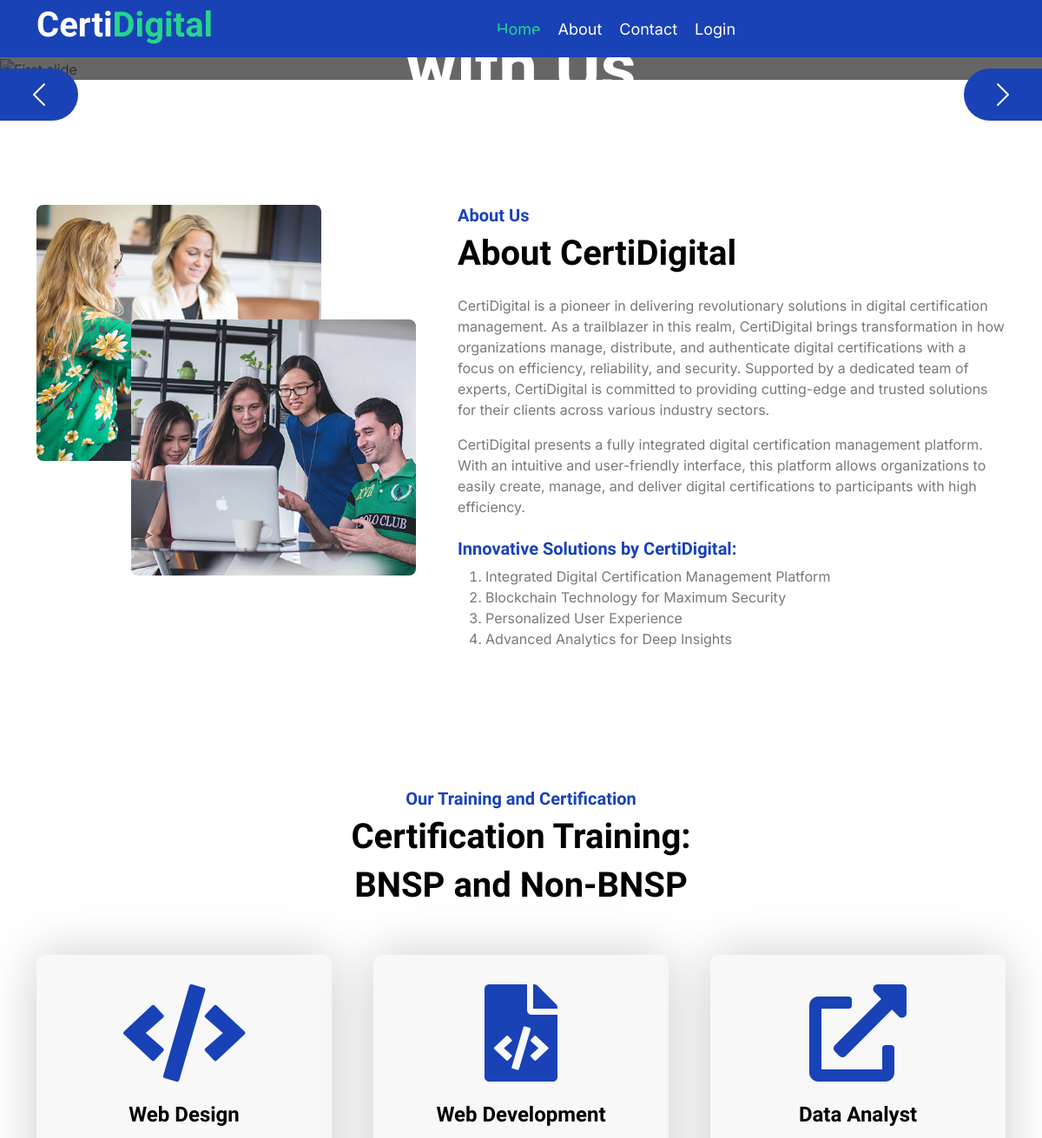
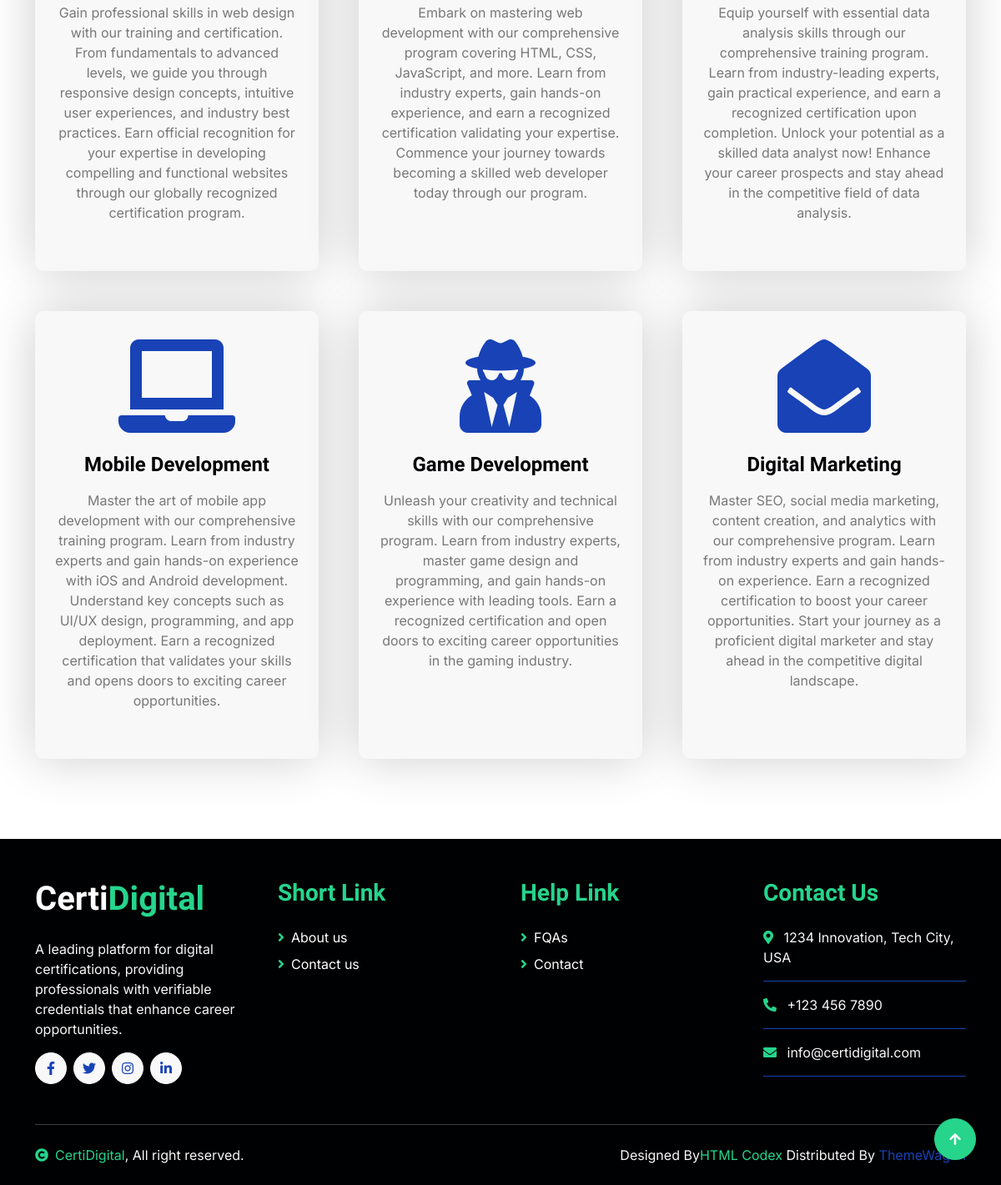
The page / on the database its author committed (2 pictures, top to bottom).
### tables this page shows
CREATE TABLE `tbl_skema` (
  `id_skema` int(11) NOT NULL,
  `nama_skema` varchar(50) NOT NULL,
  `deskripsi` text NOT NULL,
  `icon` varchar(100) NOT NULL
);

### index.php (the view, shortened to what this page needs)
<?php
require_once "config/database.php";
?>
<!DOCTYPE html>
<html lang="en">
    <head>
        <link href="https://cdnjs.cloudflare.com/ajax/libs/font-awesome/5.10.0/css/all.min.css" rel="stylesheet">
        <link href="https://cdn.jsdelivr.net/npm/bootstrap-icons@1.4.1/font/bootstrap-icons.css" rel="stylesheet">
        <link href="./assets/lib/owlcarousel/assets/owl.carousel.min.css" rel="stylesheet">
        <link href="./assets/css/bootstrap.min.css" rel="stylesheet">
        <link href="./assets/css/style.css" rel="stylesheet">
    </head>
    <body>
        <header>
            <div class="container-fluid bg-primary">
                <div class="container">
                    <nav class="navbar navbar-dark navbar-expand-lg py-0">
                        <a href="index.php" class="navbar-brand">
                            <h1 class="text-white fw-bold d-block">
                                Certi<span class="text-secondary">Digital</span>
                            </h1>
                        </a>
                        <div class="collapse navbar-collapse bg-transparent" id="navbarCollapse">
                            <div class="navbar-nav ms-auto mx-xl-auto p-0">
                                <a href="index.php" class="nav-item nav-link active text-secondary">Home</a>
                                <a href="about.html" class="nav-item nav-link">About</a>
                                <a href="contact.html" class="nav-item nav-link">Contact</a>
                                <a href="login.php" class="nav-item nav-link">Login</a>
                            </div>
                        </div>
                    </nav>
                </div>
            </div>
            <div class="container-fluid px-0">
                <div id="carouselId" class="carousel slide" data-bs-ride="carousel">
                    <ol class="carousel-indicators">
                        <li data-bs-target="#carouselId" data-bs-slide-to="0" class="active" aria-current="true" aria-label="First slide"></li>
                        <li data-bs-target="#carouselId" data-bs-slide-to="1" aria-label="Second slide"></li>
                    </ol>
                    <div class="carousel-inner" role="listbox">
                        <div class="carousel-item active">
                            <div class="carousel-caption">
                                <div class="container carousel-content">
                                    <h1 class="text-white display-1 mb-4 animated fadeInRight">Unlock Your Potential with Us</h1>
                                </div>
                            </div>
                        </div>
                    </div>
                    <button class="carousel-control-prev" type="button" data-bs-target="#carouselId" data-bs-slide="prev">
                        <span class="carousel-control-prev-icon" aria-hidden="true"></span>
                    </button>
                    <button class="carousel-control-next" type="button" data-bs-target="#carouselId" data-bs-slide="next">
                        <span class="carousel-control-next-icon" aria-hidden="true"></span>
                    </button>
                </div>
            </div>
        </header>
        <main>
            <div class="container-fluid py-5 my-5">
                <div class="container pt-5">
                    <div class="row g-5">
                        <div class="col-lg-5 col-md-6 col-sm-12">
                            <div class="h-100 position-relative">
                                <div class="position-absolute w-75" style="top: 25%; left: 25%;">
                                    <img src="./assets/img/about-2.jpg" class="img-fluid w-100 rounded" alt="">
                                </div>
                            </div>
                        </div>
                        <div class="col-lg-7 col-md-6 col-sm-12">
                            <h5 class="text-primary">About Us</h5>
                            <h1 class="mb-4">About CertiDigital</h1>
                            <p>CertiDigital is a pioneer in delivering revolutionary solutions in digital certification management. As a trailblazer in this realm, CertiDigital brings transformation in how organizations manage, distribute, and authenticate digital certifications with a focus on efficiency, reliability, and security. Supported by a dedicated team of experts, CertiDigital is committed to providing cutting-edge and trusted solutions for their clients across various industry sectors.</p>
                            <p class="mb-4">CertiDigital presents a fully integrated digital certification management platform. With an intuitive and user-friendly interface, this platform allows organizations to easily create, manage, and deliver digital certifications to participants with high efficiency.</p>
                            <h5 class="text-primary">Innovative Solutions by CertiDigital:</h5>
                            <ol>
                                <li>Integrated Digital Certification Management Platform</li>
                                <li>Blockchain Technology for Maximum Security</li>
                                <li>Personalized User Experience</li>
                                <li>Advanced Analytics for Deep Insights</li>
                            </ol>
                        </div>
                    </div>
                </div>
            </div>
            <div class="container-fluid services py-5 mb-5">
                <div class="container">
                    <div class="text-center mx-auto pb-5" style="max-width: 600px;">
                        <h5 class="text-primary">Our Training and Certification</h5>
                        <h1>Certification Training:</h1>
                        <h1>BNSP and Non-BNSP</h1>
                    </div>
                    <div class="row g-5 services-inner">
                    <?php
                        $query = $mysqli->query("SELECT `nama_skema`, `deskripsi`, `icon` FROM `tbl_skema`")
                                                or die('Ada kesalahan pada query tampil data : ' . $mysqli->error);
                        if ($query->num_rows > 0) {
                            while ($data = $query->fetch_assoc()) {
                                ?>
                                <div class="col-md-6 col-lg-4">
                                    <div class="services-item bg-light">
                                        <div class="p-4 text-center services-content">
                                            <div class="services-content-icon">
                                                <i class="<?php echo $data['icon']?> fa-7x mb-4 text-primary"></i>
                                                <h4 class="mb-3"><?php echo $data['nama_skema']?></h4>
                                                <p class="mb-4"><?php echo $data['deskripsi']?></p>
                                            </div>
                                        </div>
                                    </div>
                                </div>
                                <?php
                            }
                        }
                    ?>
                    </div>
                </div>
            </div>
        </main>
        <footer>
            <div class="container-fluid footer bg-dark">
                <div class="container pt-5 pb-4">
                    <div class="row g-5">
                        <div class="col-lg-3 col-md-6">
                            <a href="index.html">
                                <h1 class="text-white fw-bold d-block">Certi<span class="text-secondary">Digital</span> </h1>
                            </a>
                            <p class="mt-4 text-light">A leading platform for digital certifications, providing professionals with verifiable credentials that enhance career opportunities.</p>
                            <div class="d-flex hightech-link">
                                <a href="" class="btn-light nav-fill btn btn-square rounded-circle me-2"><i class="fab fa-facebook-f text-primary"></i></a>
                                <a href="" class="btn-light nav-fill btn btn-square rounded-circle me-2"><i class="fab fa-twitter text-primary"></i></a>
                                <a href="" class="btn-light nav-fill btn btn-square rounded-circle me-2"><i class="fab fa-instagram text-primary"></i></a>
                                <a href="" class="btn-light nav-fill btn btn-square rounded-circle me-0"><i class="fab fa-linkedin-in text-primary"></i></a>
                            </div>
                        </div>
                        <div class="col-lg-3 col-md-6">
                            <a href="#" class="h3 text-secondary">Short Link</a>
                            <div class="mt-4 d-flex flex-column short-link">
                                <a href="" class="mb-2 text-white"><i class="fas fa-angle-right text-secondary me-2"></i>About us</a>
                                <a href="" class="mb-2 text-white"><i class="fas fa-angle-right text-secondary me-2"></i>Contact us</a>
                            </div>
                        </div>
                        <div class="col-lg-3 col-md-6">
                            <a href="#" class="h3 text-secondary">Help Link</a>
                            <div class="mt-4 d-flex flex-column help-link">
                                <a href="" class="mb-2 text-white"><i class="fas fa-angle-right text-secondary me-2"></i>FQAs</a>
                                <a href="" class="mb-2 text-white"><i class="fas fa-angle-right text-secondary me-2"></i>Contact</a>
                            </div>
                        </div>
                        <div class="col-lg-3 col-md-6">
                            <a href="#" class="h3 text-secondary">Contact Us</a>
                            <div class="text-white mt-4 d-flex flex-column contact-link">
                                <a href="#" class="pb-3 text-light border-bottom border-primary"><i class="fas fa-map-marker-alt text-secondary me-2"></i> 1234 Innovation, Tech City, USA</a>
                                <a href="#" class="py-3 text-light border-bottom border-primary"><i class="fas fa-phone-alt text-secondary me-2"></i> +123 456 7890</a>
                                <a href="#" class="py-3 text-light border-bottom border-primary"><i class="fas fa-envelope text-secondary me-2"></i> info@certidigital.com</a>
                            </div>
                        </div>
                    </div>
                    <hr class="text-light mt-5 mb-4">
                    <div class="row">
                        <div class="col-md-6 text-center text-md-start">
                            <span class="text-light"><a href="#" class="text-secondary"><i class="fas fa-copyright text-secondary me-2"></i>CertiDigital</a>, All right reserved.</span>
                        </div>
                        <div class="col-md-6 text-center text-md-end">
                            <span class="text-light">Designed By<a href="https://htmlcodex.com" class="text-secondary">HTML Codex</a> Distributed By <a href="https://themewagon.com">ThemeWagon</a></span>
                        </div>
                    </div>
                </div>
            </div>
        </footer>
        <a href="#" class="btn btn-secondary btn-square rounded-circle back-to-top"><i class="fa fa-arrow-up text-white"></i></a>
    </body>
</html>

### assets/css/style.css (style rules this page uses)
.btn { font-weight: 600; transition: .5s; }
.btn-square { width: 38px; height: 38px; }
.btn-square, .btn-sm-square, .btn-md-square, .btn-lg-square { padding: 0; display: flex; align-items: center; justify-content: center; font-weight: normal; }
.back-to-top { position: fixed; width: 50px; height: 50px; right: 30px; bottom: 30px; z-index: 99; }
.navbar .navbar-nav { padding: 15px 0; }
.navbar .navbar-nav .nav-link { padding: 10px; color: var(--bs-white); font-size: 18px; outline: none; }
.navbar .navbar-nav .nav-link:hover, .navbar .navbar-nav .nav-link.active { color: var(--bs-secondary) !important; }
.carousel-item { position: relative; }
.carousel-item::after { content: ""; width: 100%; height: 100%; position: absolute; top: 0; left: 0; background: rgba(0, 0, 0, .6); }
.carousel-caption { height: 100%; display: flex; align-items: center; justify-content: center; z-index: 1; }
.carousel-control-prev { width: 90px; height: 60px; position: absolute; top: 50%; left: 0; background: var(--bs-primary); border-radius: 0 50px 50px 0; opacity: 1; }
.carousel-control-next { width: 90px; height: 60px; position: absolute; top: 50%; right: 0; background: var(--bs-primary); border-radius: 50px 0 0 50px; opacity: 1; }
#carouselId .carousel-indicators li { width: 30px; height: 10px; background: var(--bs-primary); margin: 10px; border-radius: 30px; opacity: 1; }
.services .services-item { box-shadow: 0 0 60px rgba(0, 0, 0, .2); width: 100%; height: 100%; border-radius: 10px; padding: 10px 0; position: relative; }
.services-content::after { position: absolute; content: ""; width: 100%; height: 0; top: 0; left: 0; border-radius: 10px 10px 0 0; background: rgba(3, 43, 243, 0.8); transition: .5s; }
.services-content::after { top: 0; bottom: auto; border-radius: 10px 10px 10px 10px; }
.services-item .services-content-icon i, .services-item .services-content-icon p { transition: .5s; }
.footer .short-link a, .footer .help-link a, .footer .contact-link a { transition: .5s; }

### rows shown on the page
tbl_skema: nama_skema "Web Design", deskripsi "Gain professional skills in web design with our training and certification. From fundamentals to advanced levels, we guide you through responsive design concepts, intuitive user experiences, and industry best practices. Earn official recognition for your expertise in developing compelling and functional websites through our globally recognized certification program."
tbl_skema: nama_skema "Web Development", deskripsi "Embark on mastering web development with our comprehensive program covering HTML, CSS, JavaScript, and more. Learn from industry experts, gain hands-on experience, and earn a recognized certification validating your expertise. Commence your journey towards becoming a skilled web developer today through our program."
tbl_skema: nama_skema "Data Analyst", deskripsi "Equip yourself with essential data analysis skills through our comprehensive training program. Learn from industry-leading experts, gain practical experience, and earn a recognized certification upon completion. Unlock your potential as a skilled data analyst now! Enhance your career prospects and stay ahead in the competitive field of data analysis."
tbl_skema: nama_skema "Mobile Development", deskripsi "Master the art of mobile app development with our comprehensive training program. Learn from industry experts and gain hands-on experience with iOS and Android development. Understand key concepts such as UI/UX design, programming, and app deployment. Earn a recognized certification that validates your skills and opens doors to exciting career opportunities."
tbl_skema: nama_skema "Game Development", deskripsi "Unleash your creativity and technical skills with our comprehensive program. Learn from industry experts, master game design and programming, and gain hands-on experience with leading tools. Earn a recognized certification and open doors to exciting career opportunities in the gaming industry."
tbl_skema: nama_skema "Digital Marketing", deskripsi "Master SEO, social media marketing, content creation, and analytics with our comprehensive program. Learn from industry experts and gain hands-on experience. Earn a recognized certification to boost your career opportunities. Start your journey as a proficient digital marketer and stay ahead in the competitive digital landscape."
